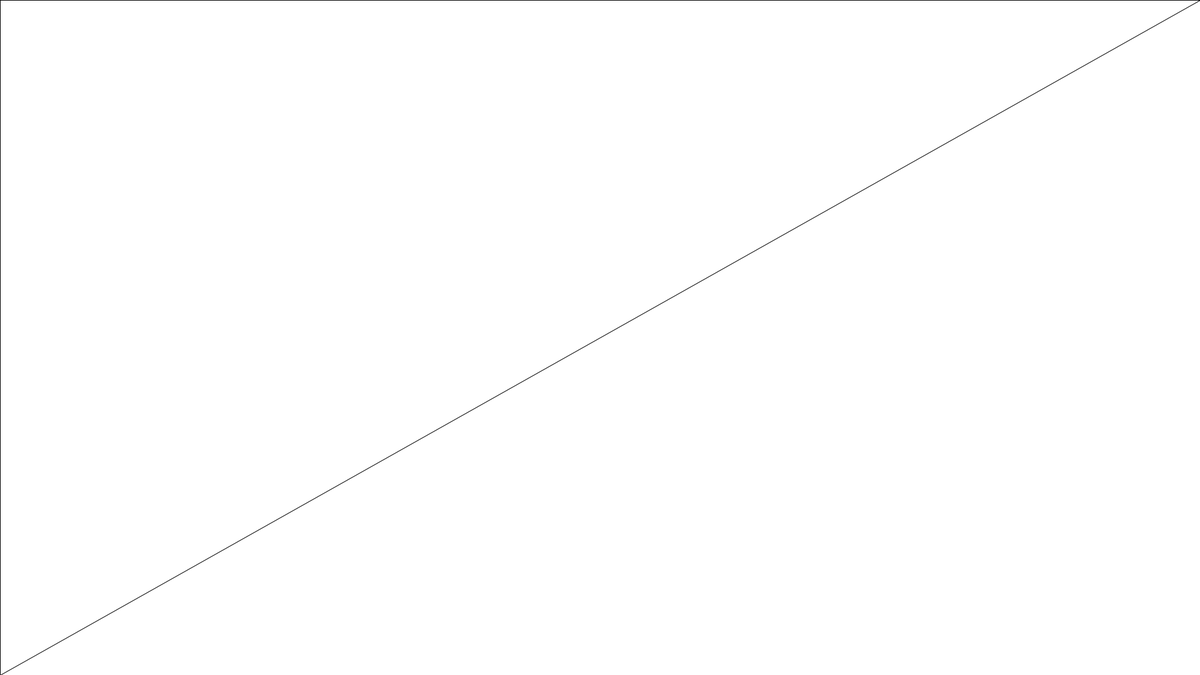
Frame 1 (no input)
Frame 60 (the mouse pressed at the canvas centre just before this capture): identical to frame 1, image omitted
Frame 120 (the mouse held since frame 60 and released just before this capture): identical to frame 1, image omitted

The Processing sketch that drew this single still picture (run headless with seeded random() and noise(); from frame 60 on, the mouse is pressed at the canvas centre):

// Processing sketch: HW1dconnecteveryproint
// ── HW1dconnecteveryproint.pde
void setup() {
  size(1920,1080);
}
long n=1;
void mouseClicked() {
   n=n+1;
   println(n);
}
void draw() {
  background(255);
  for (long x = 0L; x < n + 1; x = x + 1) { 
   for (long y = 0L; y < n + 1; y =y + 1) {
     line(x*(width/n), 0, 0, y*(height/n));
   }
  }
  
}
